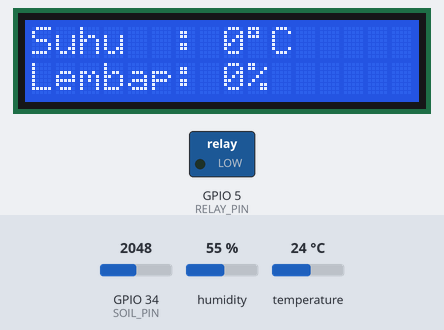
A sketch run on a simulated ESP32. Shown: 16×2 character LCD, switched loads named in the sketch (green lamp = pin HIGH). The inputs (shaded band) are chosen by the test bench; at power-on: GPIO 34 (SOIL_PIN) = 2048, humidity 55 %, temperature 24 °C. Pins used as bus, display or sensor lines are not drawn; what the sketch prints to the serial monitor is not drawn.

Above: at 3.7 s.
3.8 s: GPIO 34 (SOIL_PIN) set to 2342
At 12.8 s:
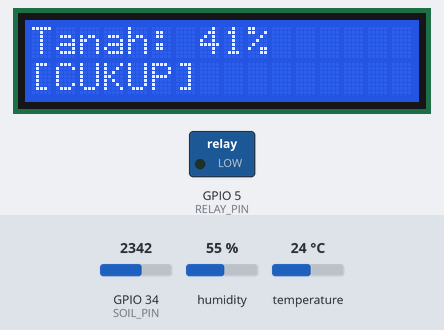
13.4 s: GPIO 34 (SOIL_PIN) set to 2419
At 16.4 s:
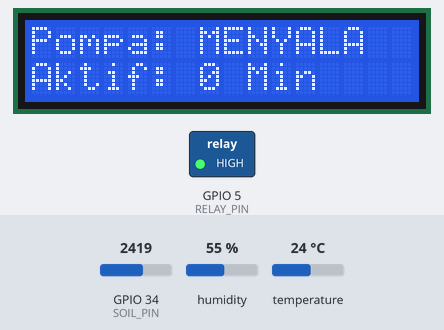
22.5 s: GPIO 34 (SOIL_PIN) set to 1701
At 27.6 s:
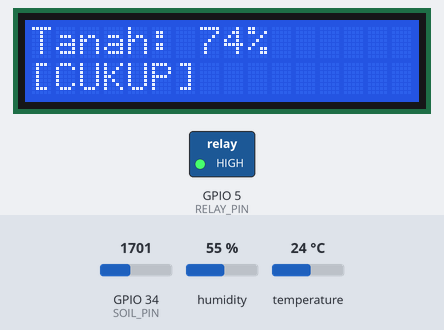
28.5 s: GPIO 34 (SOIL_PIN) set to 1631
At 31.3 s:
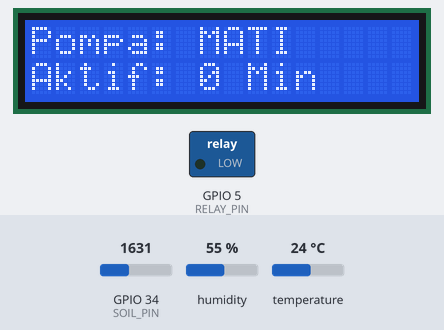
34.5 s: humidity set to 22 %
At 39.6 s:
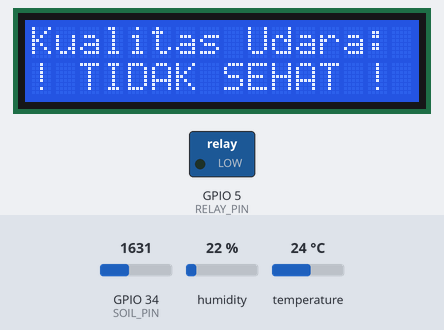
43.5 s: temperature set to 20.7 °C
At 48.7 s:
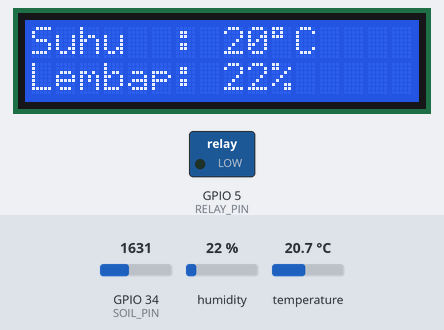
52.5 s: temperature set to 19.6 °C
Timing chart, 0 to 55.5 s (numbered marks = the images above; inputs shaded):
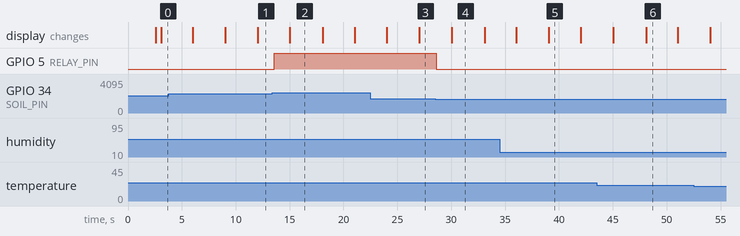

Measured:
- the behaviour switches between 2370 and 2371 on GPIO 34 (SOIL_PIN) (found by bisection; images 1 and 2)
- the behaviour switches between 1669 and 1668 on GPIO 34 (SOIL_PIN) (found by bisection; images 3 and 4)
- after the input at 13.4 s, GPIO 5 (RELAY_PIN): LOW → HIGH after 0.20 s; the display: changes after 1.6 s (image 2)
- after the input at 22.5 s, the display: first differs from a run without the input after 4.5 s (image 3)
- after the input at 28.5 s, GPIO 5 (RELAY_PIN): HIGH → LOW after 0.10 s; the display: changes after 1.5 s (image 4)
- after the input at 34.5 s, the display: first differs from a run without the input after 4.5 s (image 5)
- what the display in image 2 shows lasts 3.1 s, from 15.0 s to 18.1 s

The sketch:

OfflineMode.ino
```cpp
/*
 * KODE SMART FARMING - V9
 */

#include <DHT.h>
#include <Wire.h>
#include <LiquidCrystal_I2C.h>

// ==========================================
// 1. PENGATURAN SENSOR & HARDWARE
// ==========================================
#define SENSOR_DHT DHT22

// PIN HARDWARE
#define DHT_POWER_PIN 27 // PIN Sumber Listrik DHT
#define DHTPIN 13        // Pin Data DHT
#define SOIL_PIN 34      // Pin Analog Sensor Tanah
#define RELAY_PIN 5      // Pin Relay

// Logika Relay
#define RELAY_ON HIGH
#define RELAY_OFF LOW

// Ambang Batas Otomatis
#define BATAS_NYALA 40
#define BATAS_MATI 75

// Kalibrasi (GANTI DENGAN ANGKA ANDA)
const int KERING = 3150;
const int BASAH = 1200;

// ==========================================
// 2. VARIABEL GLOBAL
// ==========================================
DHT dht(DHTPIN, SENSOR_DHT);
LiquidCrystal_I2C lcd(0x27, 16, 2);

float suhu = 0;
float kelembapan = 0;
int lembapTanah = 0;
int lembapTanahPersen = 0;
bool isPompaOn = false;

// Timer & Pengaman
unsigned long prevTanahMillis = 0;
unsigned long prevDHTMillis = 0;
unsigned long prevLCDMillis = 0;
unsigned long prevReportMillis = 0;
unsigned long waktuPompaBerubah = 0;
int currentSlide = 0;
int errorCount = 0; // Menghitung berapa kali error berturut-turut

void setup() {
  Serial.begin(115200);

  // 1. Init Layar
  Wire.begin(21, 22);
  lcd.init();
  lcd.backlight();
  lcd.setCursor(0, 0);
  lcd.print("Smart Farm V9");
  lcd.setCursor(0, 1);
  lcd.print("Powering DHT...");

  // 2. Init Relay
  pinMode(RELAY_PIN, OUTPUT);
  digitalWrite(RELAY_PIN, RELAY_OFF);

  // 3. NYALAKAN SENSOR DHT (HARD RESET DI AWAL)
  pinMode(DHT_POWER_PIN, OUTPUT);
  digitalWrite(DHT_POWER_PIN, LOW); // Matikan dulu
  delay(500);
  digitalWrite(DHT_POWER_PIN, HIGH); // Nyalakan (Memberi daya 3.3V)

  // 4. Init DHT
  dht.begin();
  delay(2000); // Tunggu sensor bangun

  lcd.clear();
  Serial.println("Sistem Siap. DHT Powered by GPIO 27");
}

void loop() {
  unsigned long currentMillis = millis();

  // TUGAS 1: CEK TANAH & POMPA (0.5 Detik)
  if (currentMillis - prevTanahMillis >= 500) {
    prevTanahMillis = currentMillis;
    cekTanahDanPompa();
  }

  // TUGAS 2: CEK DHT (4 Detik)
  if (currentMillis - prevDHTMillis >= 4000) {
    prevDHTMillis = currentMillis;
    cekUdara();
  }

  // TUGAS 3: UPDATE LCD (3 Detik)
  if (currentMillis - prevLCDMillis >= 3000) {
    prevLCDMillis = currentMillis;
    updateLCDSlides();
  }

  // TUGAS 4: LAPORAN SERIAL (2 Detik)
  if (currentMillis - prevReportMillis >= 2000) {
    prevReportMillis = currentMillis;
    Serial.print("[STATUS] Tanah: "); Serial.print(lembapTanahPersen); Serial.print("%");
    Serial.print(" | Pompa: "); Serial.print(isPompaOn ? "ON" : "OFF");
    Serial.print(" | Suhu: "); Serial.print(suhu);
    Serial.print(" | Lembap: "); Serial.println(kelembapan);
  }
}

void cekTanahDanPompa() {
  lembapTanah = analogRead(SOIL_PIN);
  lembapTanahPersen = map(lembapTanah, KERING, BASAH, 0, 100);
  lembapTanahPersen = constrain(lembapTanahPersen, 0, 100);

  if (millis() - waktuPompaBerubah < 1000) return;

  if (lembapTanahPersen < BATAS_NYALA) {
    if (!isPompaOn) {
      Serial.println(">>> TANAH KERING -> POMPA ON <<<");
      digitalWrite(RELAY_PIN, RELAY_ON);
      isPompaOn = true;
      waktuPompaBerubah = millis();
    }
  }
  else if (lembapTanahPersen > BATAS_MATI) {
    if (isPompaOn) {
      Serial.println(">>> TANAH BASAH -> POMPA OFF <<<");
      digitalWrite(RELAY_PIN, RELAY_OFF);
      isPompaOn = false;
      waktuPompaBerubah = millis();
    }
  }
}

void cekUdara() {
  // Jangan baca saat pompa nyala (Noise tinggi)
  if (isPompaOn == true && suhu != 0) return;

  float h = dht.readHumidity();
  float t = dht.readTemperature();

  if (isnan(h) || isnan(t)) {
    errorCount++;
    Serial.print("⚠️ Gagal baca DHT. Error ke-"); Serial.println(errorCount);

    // JIKA SUDAH 3 KALI ERROR BERTURUT-TURUT -> LAKUKAN HARD RESET
    if (errorCount >= 3) {
      Serial.println("⚡ MEMATIKAN PAKSA SENSOR DHT (HARD RESET)...");

      digitalWrite(DHT_POWER_PIN, LOW); // Cabut nyawa sensor
      delay(500);                       // Tunggu mati total
      digitalWrite(DHT_POWER_PIN, HIGH); // Hidupkan lagi
      delay(1000);                      // Tunggu booting
      dht.begin();                      // Mulai komunikasi ulang

      errorCount = 0; // Reset penghitung error
      Serial.println("⚡ SENSOR HIDUP KEMBALI.");
    }
  } else {
    suhu = t;
    kelembapan = h;
    errorCount = 0; // Reset error jika berhasil
  }
}

void updateLCDSlides() {
  // AUTO-REPAIR LCD (Reset layar jika kembali ke awal)
  if (currentSlide == 0) {
    lcd.init(); lcd.backlight();
  }
  lcd.clear();

  switch (currentSlide) {

    // --- SLIDE 1: DATA ANGKA (SUHU & LEMBAP) ---
    case 0: {
      lcd.setCursor(0, 0);
      lcd.print("Suhu  : "); lcd.print((int)suhu); lcd.print((char)223); lcd.print("C");
      lcd.setCursor(0, 1);
      lcd.print("Lembap: "); lcd.print((int)kelembapan); lcd.print("%");
      break;
    }

    // --- SLIDE 2: STATUS SUHU (TERPISAH) ---
    case 1: {
      lcd.setCursor(0, 0); lcd.print("Status Suhu:");
      lcd.setCursor(0, 1);

      if (suhu == 0) {
        lcd.print("Menunggu...");
      }
      else if (suhu > 30) {
        lcd.print(">> PANAS <<");
      }
      else if (suhu < 20) {
        lcd.print(">> DINGIN <<");
      }
      else {
        lcd.print(">> NORMAL <<");
      }
      break;
    }

    // --- SLIDE 3: STATUS KELEMBAPAN UDARA (TERPISAH) ---
    case 2: {
      lcd.setCursor(0, 0); lcd.print("Kualitas Udara:");
      lcd.setCursor(0, 1);

      if (kelembapan == 0) {
        lcd.print("Menunggu...");
      }
      else if (kelembapan >= 40 && kelembapan <= 70) {
        lcd.print("* SEHAT *");
      }
      else {
        lcd.print("! TIDAK SEHAT !");
      }
      break;
    }

    // --- SLIDE 4: KONDISI TANAH ---
    case 3: {
      lcd.setCursor(0, 0); lcd.print("Tanah: "); lcd.print(lembapTanahPersen); lcd.print("%");
      lcd.setCursor(0, 1);
      if (lembapTanahPersen < BATAS_NYALA) lcd.print("[KERING - SIRAM]");
      else if (lembapTanahPersen > BATAS_MATI) lcd.print("[BASAH]");
      else lcd.print("[CUKUP]");
      break;
    }

    // --- SLIDE 5: STATUS POMPA & WAKTU ---
    case 4: {
      lcd.setCursor(0, 0); lcd.print("Pompa: ");
      if(isPompaOn) lcd.print("MENYALA"); else lcd.print("MATI");

      unsigned long m = millis() / 60000;
      lcd.setCursor(0, 1); lcd.print("Aktif: "); lcd.print(m); lcd.print(" Min");
      break;
    }
  }

  // Pindah ke slide berikutnya (Sekarang 0 sampai 4)
  currentSlide++;
  if (currentSlide > 4) currentSlide = 0;
}
```
